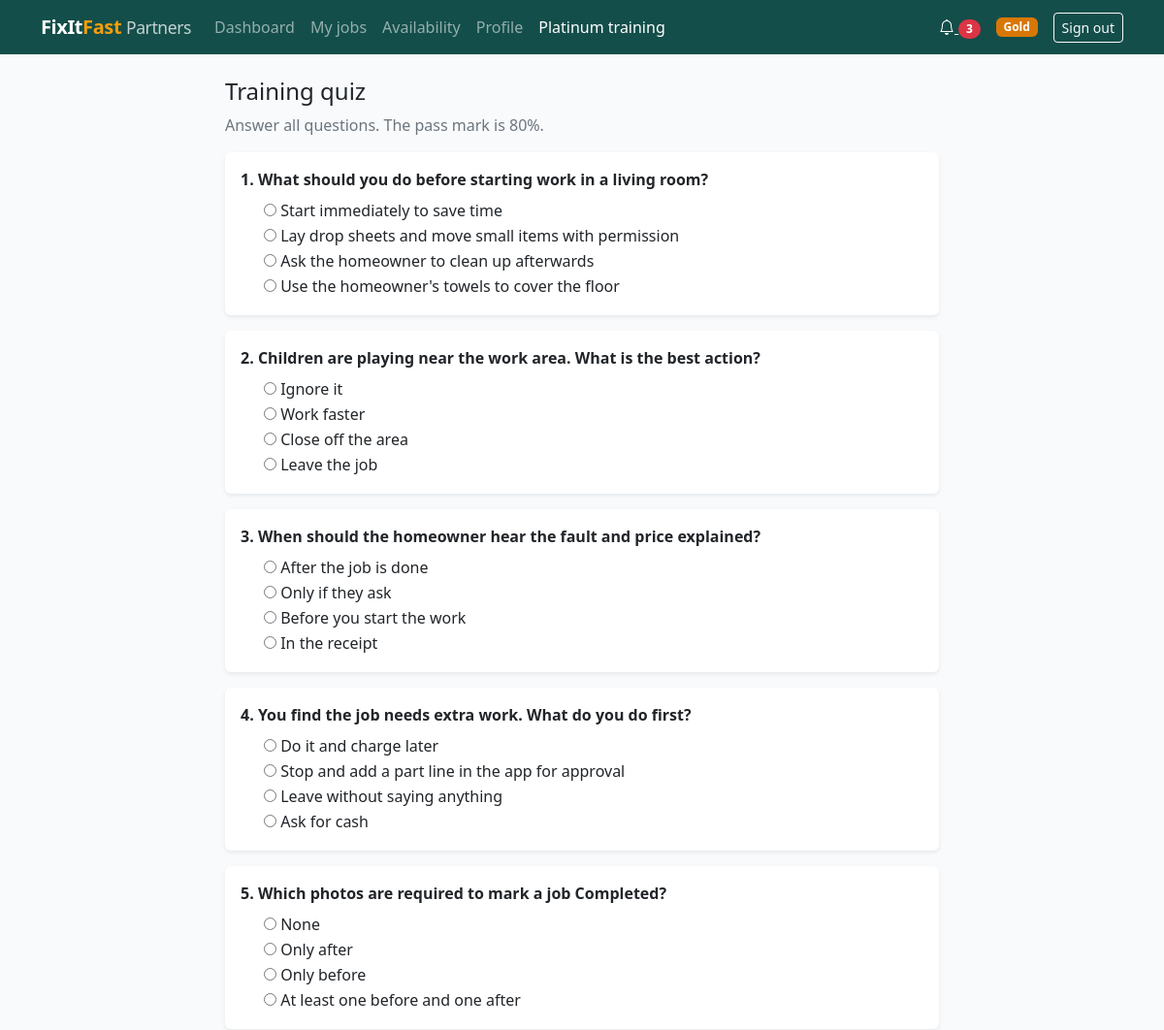
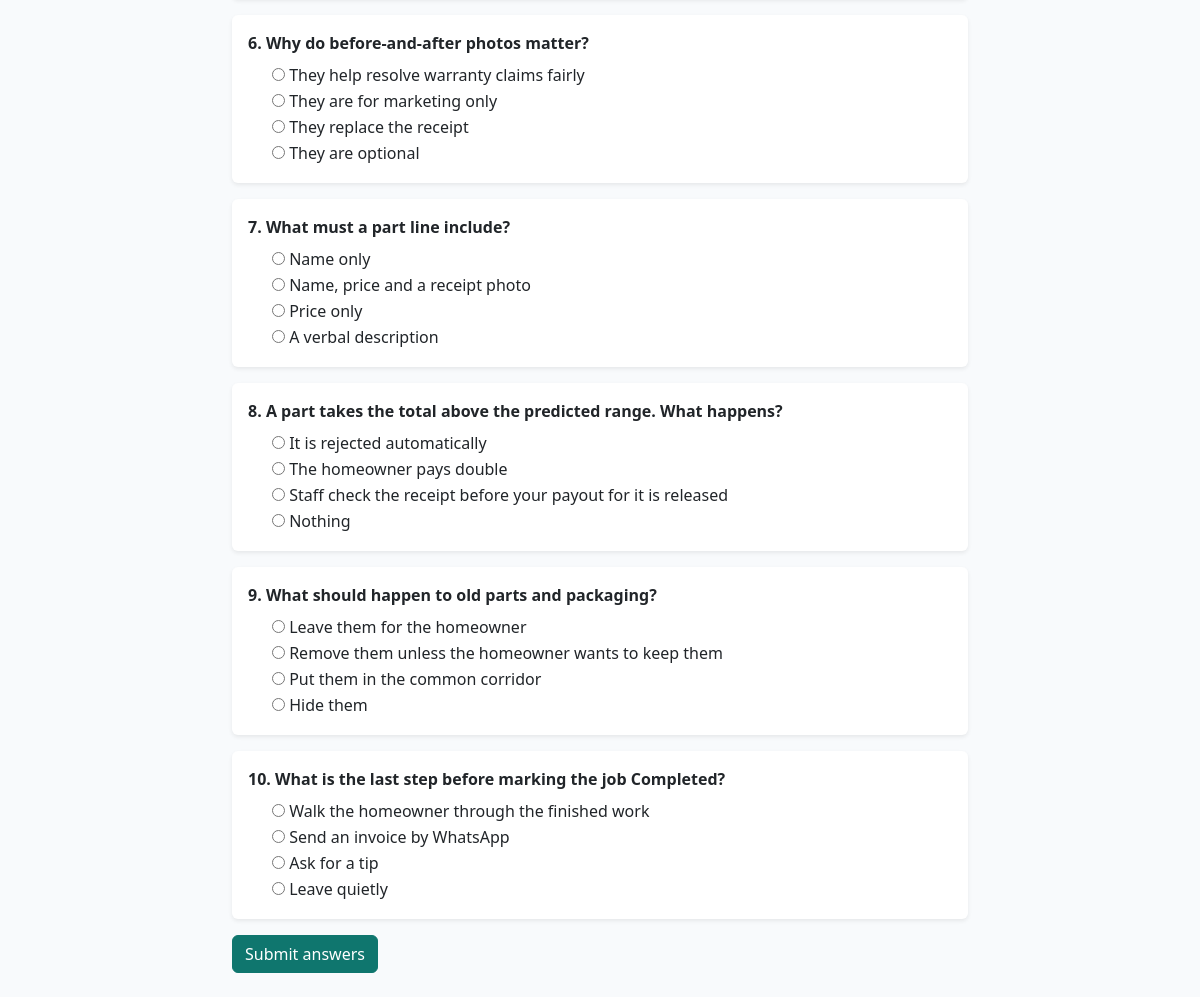
Page /partner/training/quiz/ (signed in) on the committed database (2 pictures, top to bottom).
### accounts/models.py (models this page shows, shortened)
class User(AbstractUser):
    class Role(models.TextChoices):
        HOMEOWNER = 'HOMEOWNER', 'Homeowner'
        HANDYMAN = 'HANDYMAN', 'Handyman'
        EMPLOYEE = 'EMPLOYEE', 'Employee'
        MANAGER = 'MANAGER', 'Manager'
    email = models.EmailField(unique=True)
    mobile = models.CharField(max_length=20, blank=True)
    role = models.CharField(max_length=10, choices=Role.choices, default=Role.HOMEOWNER)
    is_deactivated = models.BooleanField(default=False)
    deactivation_reason = models.TextField(blank=True)

### handymen/models.py (models this page shows, shortened)
class HandymanProfile(models.Model):
    class ApplicationStatus(models.TextChoices):
        PENDING = 'PENDING', 'Pending'
        APPROVED = 'APPROVED', 'Approved'
        REJECTED = 'REJECTED', 'Rejected'
    user = models.OneToOneField(settings.AUTH_USER_MODEL, on_delete=models.CASCADE, related_name='handyman')
    photo = models.ImageField(upload_to='handymen/photos/', blank=True)
    bio = models.TextField(blank=True)
    years_experience = models.PositiveSmallIntegerField(default=0)
    job_types = models.ManyToManyField(JobType, related_name='handymen', blank=True)
    tier = models.CharField(max_length=10, choices=Tier.choices, default=Tier.STANDARD)
    application_status = models.CharField(
        max_length=10, choices=ApplicationStatus.choices, default=ApplicationStatus.PENDING)
    rejection_reason = models.TextField(blank=True)
    approved_at = models.DateTimeField(null=True, blank=True)
    approved_by = models.ForeignKey(
        settings.AUTH_USER_MODEL, on_delete=models.SET_NULL, null=True, blank=True, related_name='+')
    is_suspended = models.BooleanField(default=False)
    suspension_reason = models.TextField(blank=True)
    created_at = models.DateTimeField(auto_now_add=True)

class QuizQuestion(models.Model):
    module = models.ForeignKey(TrainingModule, on_delete=models.CASCADE, related_name='questions')
    text = models.CharField(max_length=255)
    option_a = models.CharField(max_length=200)
    option_b = models.CharField(max_length=200)
    option_c = models.CharField(max_length=200)
    option_d = models.CharField(max_length=200)
    correct_option = models.CharField(max_length=1, choices=[(c, c.upper()) for c in 'abcd'])

### partner/views.py (the view, shortened to what this page needs)
# urls.py: path('training/quiz/', views.quiz, name='quiz'),
@approved_handyman_required
def quiz(request):
    handyman = request.user.handyman
    if handyman.tier != Tier.GOLD or handyman.quiz_attempts.filter(passed=True).exists():
        return redirect('partner:training')
    if quiz_retake_at(handyman):
        messages.warning(request, 'You can retake the quiz 24 hours after your last attempt.')
        return redirect('partner:training')
    form = QuizForm(request.POST or None, questions=QuizQuestion.objects.select_related('module'))
    return render(request, 'partner/quiz.html', {'form': form})

### partner/forms.py (shortened to what this page needs)
class QuizForm(forms.Form):
    def __init__(self, *args, questions, **kwargs):
        super().__init__(*args, **kwargs)
        self.questions = list(questions)
        for q in self.questions:
            self.fields[f'q{q.pk}'] = forms.ChoiceField(
                label=q.text, widget=forms.RadioSelect,
                choices=[('a', q.option_a), ('b', q.option_b), ('c', q.option_c), ('d', q.option_d)])

### accounts/context_processors.py (called while the page is built)
def notifications(request):
    if not request.user.is_authenticated:
        return {}
    return {'unread_notifications': request.user.notifications.filter(is_read=False).count()}

### catalogue/templatetags/fixitfast.py (called while the page is built)
@register.simple_tag
def tier_badge(tier):
    if not tier:
        return ''
    return format_html('<span class="badge badge-tier-{}">{}</span>', tier, Tier(tier).label)

### partner/views.py (called while the page is built)
def quiz_retake_at(handyman):
    last = handyman.quiz_attempts.first()
    if last and not last.passed:
        retake = last.taken_at + timedelta(hours=settings.QUIZ_RETAKE_HOURS)
        if retake > timezone.now():
            return retake
    return None

### partner/templates/partner/quiz.html (shortened to what this page needs)
{% extends 'partner/base.html' %}
{% block content %}
<div class="row justify-content-center">
  <div class="col-lg-8">
    <h1 class="h4">Training quiz</h1>
    <p class="text-secondary">Answer all questions. The pass mark is 80%.</p>
    <form method="post">
      {% for field in form %}
        <div class="card border-0 shadow-sm mb-3"><div class="card-body">
          <p class="fw-semibold mb-2">{{ forloop.counter }}. {{ field.label }}</p>
          {% for radio in field %}<div class="form-check">{{ radio.tag }} <label class="form-check-label" for="{{ radio.id_for_label }}">{{ radio.choice_label }}</label></div>{% endfor %}
        </div></div>
      {% endfor %}
      <button class="btn btn-primary" type="submit">Submit answers</button>
    </form>
  </div>
</div>
{% endblock %}

### partner/templates/partner/base.html (shortened to what this page needs)
{% extends 'base.html' %}
{% load fixitfast %}
{% block navbar %}
<nav class="navbar navbar-expand-lg navbar-dark" style="background:#134e4a">
  <div class="container">
    <a class="navbar-brand brand" href="{% url 'partner:home' %}">FixIt<span class="accent">Fast</span> <small class="fw-normal opacity-75">Partners</small></a>
    <div class="collapse navbar-collapse" id="partnerNav">
      {% if user.is_authenticated and user.role == 'HANDYMAN' %}
        {% with url_name=request.resolver_match.url_name %}
        <ul class="navbar-nav me-auto">
          <li class="nav-item"><a class="nav-link {% if url_name == 'home' %}active{% endif %}" href="{% url 'partner:home' %}">Dashboard</a></li>
          {% if user.handyman.application_status == 'APPROVED' %}
            <li class="nav-item"><a class="nav-link {% if url_name == 'jobs' or url_name == 'job_detail' %}active{% endif %}" href="{% url 'partner:jobs' %}">My jobs</a></li>
            <li class="nav-item"><a class="nav-link {% if url_name == 'availability' %}active{% endif %}" href="{% url 'partner:availability' %}">Availability</a></li>
            <li class="nav-item"><a class="nav-link {% if url_name == 'profile' %}active{% endif %}" href="{% url 'partner:profile' %}">Profile</a></li>
            {% if user.handyman.tier == 'GOLD' %}
              <li class="nav-item"><a class="nav-link {% if url_name == 'training' or url_name == 'quiz' %}active{% endif %}" href="{% url 'partner:training' %}">Platinum training</a></li>
            {% endif %}
          {% endif %}
        </ul>
        {% endwith %}
        <div class="d-flex align-items-center gap-3">
          <a class="text-white" href="{% url 'partner:notifications' %}" aria-label="Notifications"><i class="bi bi-bell"></i>
            {% if unread_notifications %}<span class="badge rounded-pill bg-danger">{{ unread_notifications }}</span>{% endif %}</a>
          {% tier_badge user.handyman.tier %}
          <form method="post" action="{% url 'partner:logout' %}">
            <button class="btn btn-outline-light btn-sm" type="submit">Sign out</button>
          </form>
        </div>
      {% else %}
        <ul class="navbar-nav ms-auto">
          <li class="nav-item"><a class="nav-link" href="{% url 'partner:apply' %}">Become a partner</a></li>
          <li class="nav-item"><a class="nav-link" href="{% url 'storefront:home' %}">Homeowner site</a></li>
        </ul>
      {% endif %}
    </div>
  </div>
</nav>
{% endblock %}

### static/css/fixitfast.css (style rules this page uses)
:root { --bs-primary: #0f766e; --bs-primary-rgb: 15, 118, 110; --bs-link-color: #0f766e; --bs-link-hover-color: #115e59; --ff-accent: #f59e0b; --ff-sidebar: #0f172a; }
body { background: #f8fafc; }
.btn-primary { --bs-btn-bg: #0f766e; --bs-btn-border-color: #0f766e; --bs-btn-hover-bg: #115e59; --bs-btn-hover-border-color: #115e59; --bs-btn-active-bg: #134e4a; --bs-btn-active-border-color: #134e4a; --bs-btn-disabled-bg: #0f766e; --bs-btn-disabled-border-color: #0f766e; }
.brand { font-weight: 700; letter-spacing: -0.02em; }
.brand .accent { color: var(--ff-accent); }
.badge-tier-GOLD { background: #d97706; }

### rows in the picture
User: tier "Gold"
QuizQuestion: label "What should you do before starting work in a living room?", choice_label "Start immediately to save time" "Lay drop sheets and move small items with permission" "Ask the homeowner to clean up afterwards" "Use the homeowner's towels to cover the floor"
QuizQuestion: label "Children are playing near the work area. What is the best action?", choice_label "Ignore it" "Work faster" "Close off the area" "Leave the job"
QuizQuestion: label "When should the homeowner hear the fault and price explained?", choice_label "After the job is done" "Only if they ask" "Before you start the work" "In the receipt"
QuizQuestion: label "You find the job needs extra work. What do you do first?", choice_label "Do it and charge later" "Stop and add a part line in the app for approval" "Leave without saying anything" "Ask for cash"
QuizQuestion: label "Which photos are required to mark a job Completed?", choice_label "None" "Only after" "Only before" "At least one before and one after"
QuizQuestion: label "Why do before-and-after photos matter?", choice_label "They help resolve warranty claims fairly" "They are for marketing only" "They replace the receipt" "They are optional"
QuizQuestion: label "What must a part line include?", choice_label "Name only" "Name, price and a receipt photo" "Price only" "A verbal description"
QuizQuestion: label "A part takes the total above the predicted range. What happens?", choice_label "It is rejected automatically" "The homeowner pays double" "Staff check the receipt before your payout for it is released" "Nothing"
QuizQuestion: label "What should happen to old parts and packaging?", choice_label "Leave them for the homeowner" "Remove them unless the homeowner wants to keep them" "Put them in the common corridor" "Hide them"
QuizQuestion: label "What is the last step before marking the job Completed?", choice_label "Walk the homeowner through the finished work" "Send an invoice by WhatsApp" "Ask for a tip" "Leave quietly"

### other values in the picture
{{ unread_notifications }} "3"
